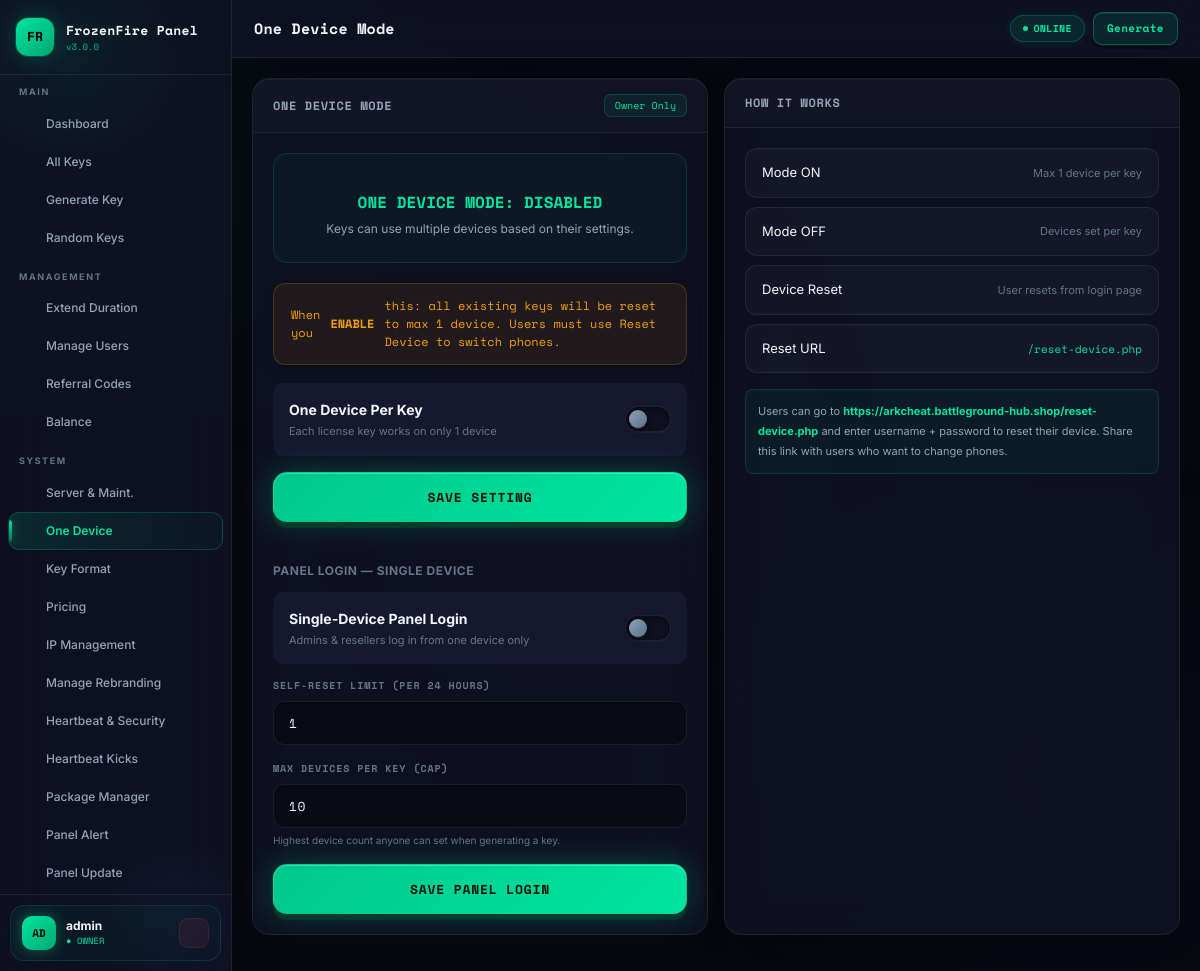
Screenshot of /onedevice.php (signed in) with the database file from the repository.
### tables this page shows
CREATE TABLE IF NOT EXISTS `panel_settings` (
  `id`         int(11)      NOT NULL AUTO_INCREMENT,
  `skey`       varchar(100) NOT NULL,
  `svalue`     text         DEFAULT NULL,
  `updated_at` datetime     NOT NULL DEFAULT CURRENT_TIMESTAMP ON UPDATE CURRENT_TIMESTAMP,
  PRIMARY KEY (`id`),
  UNIQUE KEY `skey` (`skey`)
);

### app/Config/db.php (called while the page is built, shortened)
<?php
class DB {
    private static ?DB $inst = null;
    private PDO $pdo;
    private function __construct() {
        $dsn = 'mysql:host='.DB_HOST.';dbname='.DB_NAME.';charset='.DB_CHARSET;
        try {
            $this->pdo = new PDO($dsn, DB_USER, DB_PASS, [
                PDO::ATTR_ERRMODE            => PDO::ERRMODE_EXCEPTION,
                PDO::ATTR_DEFAULT_FETCH_MODE => PDO::FETCH_OBJ,
                PDO::ATTR_EMULATE_PREPARES   => false,
            ]);
        } catch (PDOException $e) {
            http_response_code(500);
            die(json_encode(['ok'=>false,'msg'=>'DB connection failed']));
        }
    }
    public static function i(): self {
        if (!self::$inst) self::$inst = new self();
        return self::$inst;
    }
    public function q(string $sql, array $p = []): PDOStatement {
        $s = $this->pdo->prepare($sql);
        $s->execute($p);
        return $s;
    }
    public function one(string $sql, array $p = []): ?object {
        return $this->q($sql,$p)->fetch() ?: null;
    }
}
function db(): DB { return DB::i(); }

### app/Helpers/security.php (called while the page is built, shortened)
<?php
require_once dirname(__DIR__).'/Config/db.php';
function getSetting(string $key, string $def=''): string {
    $r = db()->one("SELECT svalue FROM panel_settings WHERE skey=?",[$key]);
    return $r ? ($r->svalue ?? $def) : $def;
}
function panelBase(): string {
    $b = trim(getSetting('panel_base_url',''));
    if ($b === '') $b = PANEL_URL;
    return rtrim($b, '/');
}

### onedevice.php (the view, shortened to what this page needs)
<?php
require_once __DIR__.'/app/Config/db.php';
require_once __DIR__.'/app/Helpers/security.php';
$pageTitle = 'One Device Mode';
$activeNav = 'onedevice';
require_once __DIR__.'/app/Views/Layout/header.php';
$isOn      = getSetting('one_device_mode','0') === '1';
$panelSD   = getSetting('single_device_login','0') === '1';
$resetLim  = (int)getSetting('panel_device_reset_limit','1');
$maxCap    = (int)getSetting('max_devices_cap','10');
?>
<div class="g2">
  <div class="card">
    <div class="card-h"><span class="ct"><?=svgIcon('phone',14)?> One Device Mode</span><span class="owner-only">Owner Only</span></div>
    <div class="card-b">
      <div style="padding:24px;background:<?= $isOn?'rgba(255,184,0,.06)':'rgba(0,229,160,.04)' ?>;border:1px solid <?= $isOn?'rgba(255,184,0,.3)':'rgba(0,229,160,.15)' ?>;border-radius:14px;margin-bottom:20px;text-align:center">
        <div style="font-size:16px;font-weight:800;font-family:var(--mono);color:<?= $isOn?'var(--warn)':'var(--acc)' ?>;margin-bottom:6px">
          ONE DEVICE MODE: <?= $isOn?'ENABLED':'DISABLED' ?>
        </div>
        <div style="font-size:12px;color:var(--muted2)">
          <?php if($isOn): ?>
            All keys are limited to 1 device. New keys will also be 1 device max.
          <?php else: ?>
            Keys can use multiple devices based on their settings.
          <?php endif; ?>
        </div>
      </div>
      <div class="alert a-warn" style="margin-bottom:18px">
        <?=svgIcon('alert',13)?> When you <strong>ENABLE</strong> this: all existing keys will be reset to max 1 device. Users must use Reset Device to switch phones.
      </div>
      <form method="POST">
        <div style="display:flex;align-items:center;justify-content:space-between;padding:16px;background:var(--s3);border:1px solid var(--border);border-radius:10px;margin-bottom:16px">
          <div>
            <div style="font-weight:700;font-size:14px">One Device Per Key</div>
            <div style="font-size:11px;color:var(--muted);margin-top:3px">Each license key works on only 1 device</div>
          </div>
          <label class="tog"><input type="checkbox" name="one_device" value="1" id="odTog" <?= $isOn?'checked':'' ?>><span class="togsl"></span></label>
        </div>
        <button type="submit" class="btn btn-acc btn-full">SAVE SETTING</button>
      </form>
      <div style="font-size:12px;font-weight:700;text-transform:uppercase;letter-spacing:.5px;color:var(--muted);margin-bottom:12px">Panel Login — Single Device</div>
      <form method="POST">
        <div style="display:flex;align-items:center;justify-content:space-between;padding:16px;background:var(--s3);border:1px solid var(--border);border-radius:10px;margin-bottom:14px">
          <div>
            <div style="font-weight:700;font-size:14px">Single-Device Panel Login</div>
            <div style="font-size:11px;color:var(--muted);margin-top:3px">Admins &amp; resellers log in from one device only</div>
          </div>
          <label class="tog"><input type="checkbox" name="single_device" value="1" <?= $panelSD?'checked':'' ?>><span class="togsl"></span></label>
        </div>
        <div class="fg">
          <label class="fl">Self-Reset Limit (per 24 hours)</label>
          <input class="fi fi-mono" type="number" name="reset_limit" min="1" max="20" value="<?= $resetLim ?>">
        </div>
        <div class="fg">
          <label class="fl">Max Devices Per Key (cap)</label>
          <input class="fi fi-mono" type="number" name="max_devices_cap" min="1" max="999" value="<?= $maxCap ?>">
          <div class="fi-hint">Highest device count anyone can set when generating a key.</div>
        </div>
        <button type="submit" class="btn btn-acc btn-full">SAVE PANEL LOGIN</button>
      </form>
    </div>
  </div>
  <div class="card">
    <div class="card-h"><span class="ct"><?=svgIcon('info',14)?> How It Works</span></div>
    <div class="card-b">
      <div class="srow"><span>Mode ON</span><span style="font-size:11px;color:var(--muted)">Max 1 device per key</span></div>
      <div class="srow"><span>Mode OFF</span><span style="font-size:11px;color:var(--muted)">Devices set per key</span></div>
      <div class="srow"><span>Device Reset</span><span style="font-size:11px;color:var(--muted)">User resets from login page</span></div>
      <div class="srow"><span>Reset URL</span><span><a href="/reset-device.php" style="color:var(--acc);font-size:11px;font-family:var(--mono)">/reset-device.php</a></span></div>
      <div style="margin-top:16px;padding:12px;background:rgba(0,229,160,.05);border:1px solid rgba(0,229,160,.15);border-radius:8px;font-size:11px;color:var(--muted2);line-height:1.8">
        <?=svgIcon('info',12)?> Users can go to <strong style="color:var(--acc)"><?= panelBase() ?>/reset-device.php</strong> and enter username + password to reset their device. Share this link with users who want to change phones.
      </div>
    </div>
  </div>
</div>
<?php require_once __DIR__.'/app/Views/Layout/footer.php'; ?>

### app/Views/Layout/header.php (shortened to what this page needs)
<?php
require_once dirname(dirname(__DIR__)).'/Config/db.php';
require_once dirname(dirname(__DIR__)).'/Helpers/security.php';
$panelName  = getSetting('panel_name','HB Panel');
$panelLogo  = getSetting('panel_logo','');
$maintMode  = getSetting('maintenance_mode','0') === '1';
$pageTitle  = $pageTitle ?? 'Dashboard';
$activeNav  = $activeNav ?? '';
$ulevel     = (int)($_SESSION['ulevel'] ?? 3);
$uname      = $_SESSION['uname'] ?? 'User';
$levelNames = [1=>'Owner',2=>'Admin',3=>'Reseller'];
$levelLabel = $levelNames[$ulevel] ?? 'User';
function ico($name) {
    return $icons[$name] ?? '';
}
$navItems = [
  'dashboard' => ['ico'=>ico('dashboard'),'label'=>'Dashboard',       'href'=>'/dashboard.php', 'min'=>3],
  'allkeys'   => ['ico'=>ico('keys'),     'label'=>'All Keys',         'href'=>'/keys.php',      'min'=>3],
  'generate'  => ['ico'=>ico('generate'), 'label'=>'Generate Key',     'href'=>'/generate.php',  'min'=>3],
  'genrandom' => ['ico'=>ico('random'),   'label'=>'Random Keys',      'href'=>'/genrandom.php', 'min'=>3],
  'extend'    => ['ico'=>ico('extend'),   'label'=>'Extend Duration',  'href'=>'/extend.php',    'min'=>2],
  'users'     => ['ico'=>ico('users'),    'label'=>'Manage Users',     'href'=>'/users.php',     'min'=>2],
  'referral'  => ['ico'=>ico('referral'), 'label'=>'Referral Codes',   'href'=>'/referral.php',  'min'=>2],
  'balance'   => ['ico'=>ico('balance'),  'label'=>'Balance',          'href'=>'/balance.php',   'min'=>2],
  'panelset'  => ['ico'=>ico('server'),   'label'=>'Server & Maint.',  'href'=>'/panelset.php',  'min'=>1],
  'onedevice' => ['ico'=>ico('onedevice'),'label'=>'One Device',       'href'=>'/onedevice.php', 'min'=>1],
  'keyformat' => ['ico'=>ico('keyformat'),'label'=>'Key Format',       'href'=>'/keyformat.php', 'min'=>1],
  'pricing'   => ['ico'=>ico('pricing'),  'label'=>'Pricing',          'href'=>'/pricing.php',   'min'=>1],
  'iplimit'   => ['ico'=>ico('iplimit'),  'label'=>'IP Management',    'href'=>'/iplimit.php',   'min'=>1],
  'rebranding' => ['ico'=>ico('lib'),      'label'=>'Manage Rebranding','href'=>'/manage_rebranding.php', 'min'=>1],
  'heartbeat'  => ['ico'=>ico('heartbeat'),'label'=>'Heartbeat & Security','href'=>'/heartbeat.php', 'min'=>1],
  'kicks'      => ['ico'=>ico('zap'),      'label'=>'Heartbeat Kicks',      'href'=>'/heartbeatkicks.php','min'=>1],
  'pkg_manager'=> ['ico'=>ico('keys'),      'label'=>'Package Manager',      'href'=>'/pkg_manager.php','min'=>1],
  'panelalert'  => ['ico'=>ico('telegram'), 'label'=>'Panel Alert',      'href'=>'/panelalert.php', 'min'=>1],
  'panelupdate' => ['ico'=>ico('update'),   'label'=>'Panel Update',     'href'=>'/panelupdate.php','min'=>1],
  'settings'  => ['ico'=>ico('settings'), 'label'=>'Settings',         'href'=>'/settings.php',  'min'=>1],
  'logs'      => ['ico'=>ico('logs'),     'label'=>'Activity Logs',    'href'=>'/logs.php',      'min'=>1],
];
?>
<!DOCTYPE html>
<html lang="en">
<head>
<link rel="stylesheet" href="/assets/css/panel.css?v=10">
</head>
<body>
<div class="app">
<nav class="sidebar" id="sidebar">
  <div class="sb-logo">
    <div class="logo-box <?= $panelLogo?'':'logo-box-default' ?>">
      <?php if($panelLogo): ?>
        <img src="<?= htmlspecialchars($panelLogo) ?>" alt="Logo" style="width:100%;height:100%;object-fit:cover;border-radius:10px">
      <?php else: ?>
        <?= strtoupper(substr($panelName,0,2)) ?>
      <?php endif; ?>
    </div>
    <div>
      <div class="logo-name"><?= htmlspecialchars($panelName) ?></div>
      <div class="logo-ver">v<?= getSetting('panel_version','3.0.0') ?></div>
    </div>
  </div>
  <div class="sb-nav">
    <div class="sb-sec">
      <span class="sb-lbl">Main</span>
      <?php foreach(['dashboard','allkeys','generate','genrandom'] as $k):
        $item=$navItems[$k]; if($ulevel>$item['min']) continue; ?>
      <a href="<?=$item['href']?>" class="ni <?=$activeNav===$k?'on':''?>">
        <span class="ni-ico"><?=$item['ico']?></span><?=$item['label']?>
      </a>
      <?php endforeach; ?>
    </div>
    <?php if($ulevel<=2): ?>
    <div class="sb-sec">
      <span class="sb-lbl">Management</span>
      <?php foreach(['extend','users','referral','balance'] as $k):
        $item=$navItems[$k]; if($ulevel>$item['min']) continue; ?>
      <a href="<?=$item['href']?>" class="ni <?=$activeNav===$k?'on':''?>">
        <span class="ni-ico"><?=$item['ico']?></span><?=$item['label']?>
      </a>
      <?php endforeach; ?>
    </div>
    <?php endif; ?>
    <?php if($ulevel===1): ?>
    <div class="sb-sec">
      <span class="sb-lbl">System</span>
      <?php foreach(['panelset','onedevice','keyformat','pricing','iplimit','rebranding','heartbeat','kicks','pkg_manager','panelalert','panelupdate','settings','logs'] as $k):
        $item=$navItems[$k]; ?>
      <a href="<?=$item['href']?>" class="ni <?=$activeNav===$k?'on':''?>">
        <span class="ni-ico"><?=$item['ico']?></span><?=$item['label']?>
      </a>
      <?php endforeach; ?>
    </div>
    <?php endif; ?>
  </div>
  <div class="sb-foot">
    <div class="uc">
      <div class="ua ua-<?=strtolower($levelLabel)?>"><?=strtoupper(substr($uname,0,2))?></div>
      <div style="flex:1;min-width:0">
        <div class="un"><?=htmlspecialchars($uname)?></div>
        <div class="ur ur-<?=strtolower($levelLabel)?>">● <?=strtoupper($levelLabel)?></div>
      </div>
      <a href="/logout.php" class="lout" title="Logout"><?=ico('logout')?></a>
    </div>
  </div>
</nav>
<div class="main">
  <div class="topbar">
    <div style="display:flex;align-items:center;gap:12px">
      <a href="/dashboard.php" style="text-decoration:none"><div class="pg-title" style="color:var(--text)"><?=htmlspecialchars($pageTitle)?></div></a>
    </div>
    <div class="topbar-r">
      <?php if($maintMode): ?>
        <span class="pill p-warn"><span class="dot"></span>MAINTENANCE</span>
      <?php else: ?>
        <span class="pill p-on"><span class="dot"></span>ONLINE</span>
      <?php endif; ?>
      <a href="/generate.php" class="btn btn-acc btn-sm"><?=ico('generate')?> Generate</a>
    </div>
  </div>
  <div class="content">

### rows the page displays
panel_settings: svalue "FR", svalue "FrozenFire Panel"
panel_settings: svalue "3.0.0"
panel_settings: reset_limit "1"
panel_settings: max_devices_cap "10"
panel_settings: svalue "https://arkcheat.battleground-hub.shop"

### other values shown
$item['label'] "Dashboard"
$item['label'] "All Keys"
$item['label'] "Generate Key"
$item['label'] "Random Keys"
$item['label'] "Extend Duration"
$item['label'] "Manage Users"
$item['label'] "Referral Codes"
$item['label'] "Balance"
$item['label'] "Server & Maint."
$item['label'] "One Device"
$item['label'] "Key Format"
$item['label'] "Pricing"
$item['label'] "IP Management"
$item['label'] "Manage Rebranding"
$item['label'] "Heartbeat & Security"
